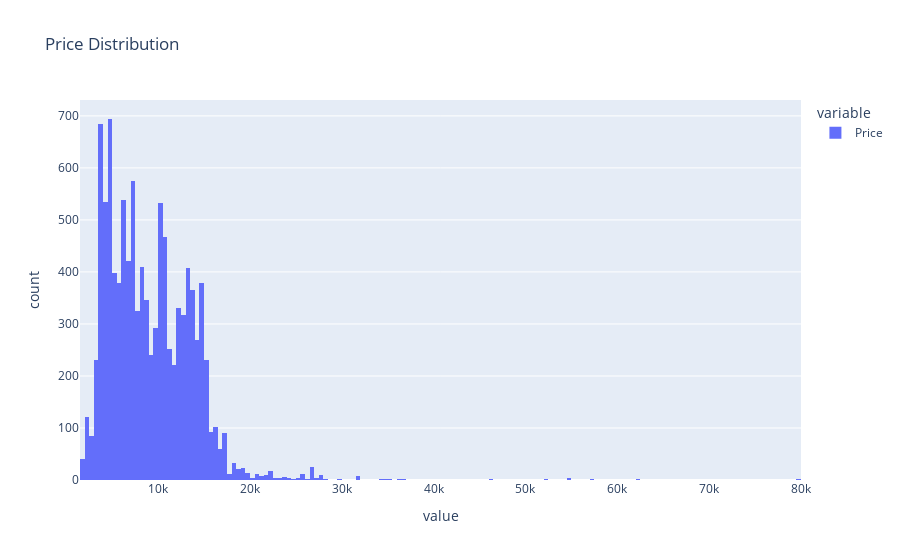

Notebook source saved alongside this figure:
### Code cell
import plotly.express as px

fig = px.histogram(df.Price, title="Price Distribution")
fig.show()

# Remove extreme outliers
outlier_index = df[df.Price > 70000].index
df.drop(outlier_index, inplace=True)

### Figure 1 — Plotly figure (JSON) as saved in the notebook; plotly's stock layout.template omitted (floating-point values rounded to 4 significant figures; data arrays with more than 128 entries replaced by an {"elided": "..."} marker saying what was removed)
{"data": [{"alignmentgroup": "True", "bingroup": "x", "hovertemplate": "variable=Price<br>value=%{x}<br>count=%{y}<extra></extra>", "legendgroup": "Price", "marker": {"color": "#636efa", "pattern": {"shape": ""}}, "name": "Price", "offsetgroup": "Price", "orientation": "v", "showlegend": true, "type": "histogram", "x": {"elided": "10683 int values"}, "xaxis": "x", "yaxis": "y"}], "layout": {"barmode": "relative", "legend": {"title": {"text": "variable"}, "tracegroupgap": 0}, "title": {"text": "Price Distribution"}, "xaxis": {"anchor": "y", "domain": [0, 1], "title": {"text": "value"}}, "yaxis": {"anchor": "x", "domain": [0, 1], "title": {"text": "count"}}}}
